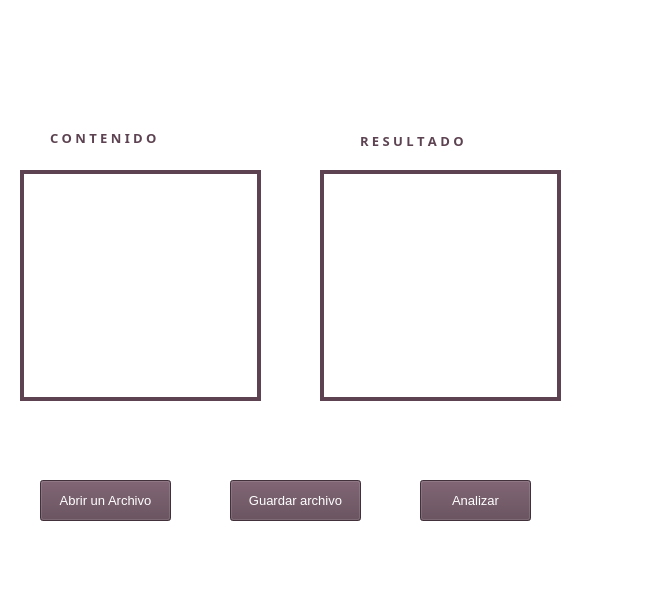
<?xml version="1.0" encoding="UTF-8"?>
<ui version="4.0">
 <class>MainWindow</class>
 <widget class="QMainWindow" name="MainWindow">
  <property name="geometry">
   <rect>
    <x>0</x>
    <y>0</y>
    <width>650</width>
    <height>600</height>
   </rect>
  </property>
  <property name="windowTitle">
   <string>PROYECTO ANALIZADOR LÉXICO SPES</string>
  </property>
  <property name="windowIcon">
   <iconset resource="qrc.qrc">
    <normaloff>:/Icono.png</normaloff>:/Icono.png</iconset>
  </property>
  <property name="styleSheet">
   <string notr="true">background-color: white</string>
  </property>
  <widget class="QWidget" name="centralwidget">
   <property name="autoFillBackground">
    <bool>false</bool>
   </property>
   <widget class="QPushButton" name="pushButton">
    <property name="geometry">
     <rect>
      <x>40</x>
      <y>480</y>
      <width>131</width>
      <height>41</height>
     </rect>
    </property>
    <property name="font">
     <font>
      <family>Arial</family>
      <pointsize>10</pointsize>
     </font>
    </property>
    <property name="styleSheet">
     <string notr="true">background-color:rgb(93, 67, 81) ;color:white</string>
    </property>
    <property name="text">
     <string>Abrir un Archivo</string>
    </property>
   </widget>
   <widget class="QPlainTextEdit" name="plainTextEdit">
    <property name="geometry">
     <rect>
      <x>20</x>
      <y>170</y>
      <width>241</width>
      <height>231</height>
     </rect>
    </property>
    <property name="toolTip">
     <string>Texto a analizar</string>
    </property>
    <property name="styleSheet">
     <string notr="true">border: 4px solid ;
border-color: rgb(93, 67, 81);</string>
    </property>
   </widget>
   <widget class="QPushButton" name="pushButton_2">
    <property name="geometry">
     <rect>
      <x>230</x>
      <y>480</y>
      <width>131</width>
      <height>41</height>
     </rect>
    </property>
    <property name="font">
     <font>
      <family>Arial</family>
      <pointsize>10</pointsize>
     </font>
    </property>
    <property name="styleSheet">
     <string notr="true">background-color:rgb(93, 67, 81) ;color:white</string>
    </property>
    <property name="text">
     <string>Guardar archivo</string>
    </property>
   </widget>
   <widget class="QLabel" name="label">
    <property name="geometry">
     <rect>
      <x>50</x>
      <y>130</y>
      <width>161</width>
      <height>16</height>
     </rect>
    </property>
    <property name="font">
     <font>
      <family>Arial Black</family>
      <pointsize>10</pointsize>
      <weight>75</weight>
      <bold>true</bold>
     </font>
    </property>
    <property name="styleSheet">
     <string notr="true">color:rgb(93, 67, 81)</string>
    </property>
    <property name="text">
     <string>C O N T E N I D O</string>
    </property>
   </widget>
   <widget class="QLabel" name="lbLogo">
    <property name="geometry">
     <rect>
      <x>0</x>
      <y>0</y>
      <width>241</width>
      <height>111</height>
     </rect>
    </property>
    <property name="autoFillBackground">
     <bool>false</bool>
    </property>
    <property name="text">
     <string/>
    </property>
    <property name="pixmap">
     <pixmap resource="qrc.qrc">:/Logotipo.png</pixmap>
    </property>
    <property name="scaledContents">
     <bool>true</bool>
    </property>
    <property name="indent">
     <number>0</number>
    </property>
   </widget>
   <widget class="QPlainTextEdit" name="plainTextEdit_2">
    <property name="enabled">
     <bool>false</bool>
    </property>
    <property name="geometry">
     <rect>
      <x>320</x>
      <y>170</y>
      <width>241</width>
      <height>231</height>
     </rect>
    </property>
    <property name="toolTip">
     <string>Resultado del analisis</string>
    </property>
    <property name="styleSheet">
     <string notr="true">border: 4px solid ;
border-color: rgb(93, 67, 81);</string>
    </property>
   </widget>
   <widget class="QPushButton" name="btnAnaliza">
    <property name="geometry">
     <rect>
      <x>420</x>
      <y>480</y>
      <width>111</width>
      <height>41</height>
     </rect>
    </property>
    <property name="font">
     <font>
      <family>Arial</family>
      <pointsize>10</pointsize>
     </font>
    </property>
    <property name="toolTip">
     <string>Pulsa para analizar</string>
    </property>
    <property name="styleSheet">
     <string notr="true">background-color:rgb(93, 67, 81) ;color:white</string>
    </property>
    <property name="text">
     <string>Analizar</string>
    </property>
   </widget>
   <widget class="QLabel" name="label_2">
    <property name="geometry">
     <rect>
      <x>360</x>
      <y>130</y>
      <width>171</width>
      <height>21</height>
     </rect>
    </property>
    <property name="font">
     <font>
      <family>Arial Black</family>
      <pointsize>10</pointsize>
      <weight>75</weight>
      <bold>true</bold>
     </font>
    </property>
    <property name="autoFillBackground">
     <bool>false</bool>
    </property>
    <property name="styleSheet">
     <string notr="true">color:rgb(93, 67, 81)</string>
    </property>
    <property name="text">
     <string>R E S U L T A D O</string>
    </property>
   </widget>
  </widget>
  <widget class="QMenuBar" name="menubar">
   <property name="geometry">
    <rect>
     <x>0</x>
     <y>0</y>
     <width>650</width>
     <height>25</height>
    </rect>
   </property>
  </widget>
  <widget class="QStatusBar" name="statusbar"/>
 </widget>
 <resources>
  <include location="qrc.qrc"/>
 </resources>
 <connections/>
</ui>
